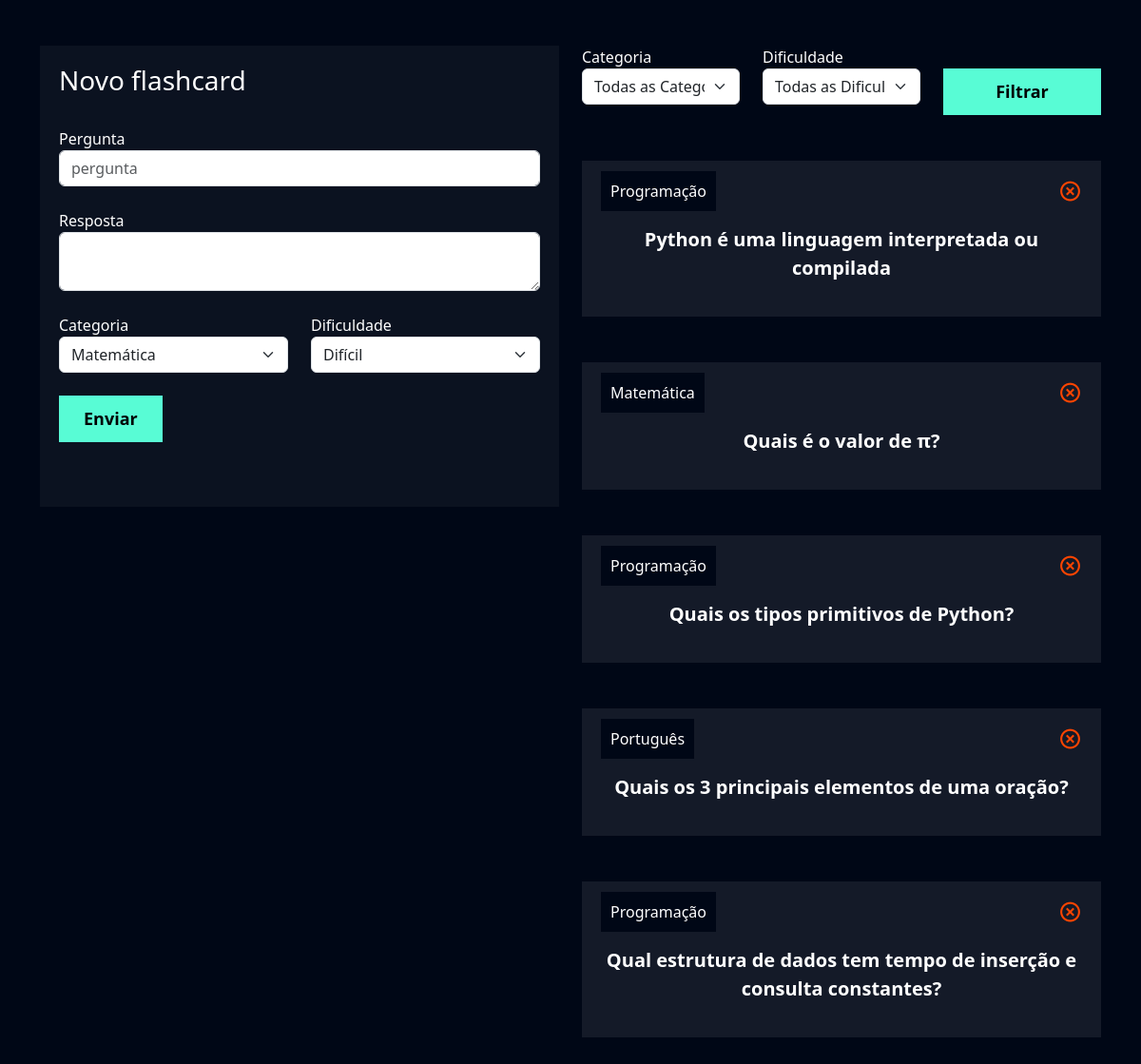
Page /flashcard/novo_flashcard/ (signed in) on the committed database.
### flashcard/models.py (models this page shows, shortened)
class Flashcard(models.Model):
    DIFICULDADE_CHOICES = (('D', 'Difícil'), ('M', 'Médio'), ('F', 'Fácil'))
    user = models.ForeignKey(User, on_delete=models.DO_NOTHING)
    pergunta = models.CharField(max_length=100)
    resposta = models.TextField()
    categoria = models.ForeignKey(Categoria, on_delete=models.DO_NOTHING)
    dificuldade = models.CharField(max_length=1, choices=DIFICULDADE_CHOICES)

class Categoria(models.Model):
    nome = models.CharField(max_length=20)
    def __str__(self):
        return self.nome

### flashcard/views.py (the view, shortened to what this page needs)
# urls.py: path('novo_flashcard/', views.novo_flashcard, name="novo_flashcard"),
def novo_flashcard(request):
    if not request.user.is_authenticated:
        return redirect('/usuarios/logar')
    if request.method == "GET":
        categorias = Categoria.objects.all()
        dificuldades = Flashcard.DIFICULDADE_CHOICES
        flashcards = Flashcard.objects.filter(user=request.user)
        categoria_filtrar = request.GET.get('categoria')
        dificuldade_filtrar = request.GET.get('dificuldade')
        if categoria_filtrar:
            flashcards = flashcards.filter(categoria__id = categoria_filtrar)
        if dificuldade_filtrar:
            flashcards = flashcards.filter(dificuldade = dificuldade_filtrar)
        return render(request, 'novo_flashcard.html', {'categorias': categorias,'dificuldades': dificuldades, 'flashcards': flashcards})

### flashcard/templates/novo_flashcard.html (shortened to what this page needs)
{% extends "base.html" %}
{% load static %}
{% block 'cabecalho' %}
 <link href="{% static 'usuarios/css/cadastro.css' %}" rel="stylesheet">
 <link href='https://unpkg.com/boxicons@2.1.4/css/boxicons.min.css' rel='stylesheet'>
 <link href="{% static 'flashcard/css/novo_flashcard.css' %}" rel="stylesheet">
{% endblock 'cabecalho' %}
{% block 'conteudo' %}
    <div class="container">
        <br>
        <br>
        <div class="row">
            <div class="col-md">
                <div class="box-form">
                    <form action="{% url 'novo_flashcard' %}" method="POST"> {% csrf_token %}
                            <h3>Novo flashcard</h3>
                        <br>
                        <label>Pergunta</label>
                        <input type="text" class="form-control" placeholder="pergunta" name="pergunta">
                        <br>
                        <label>Resposta</label>
                        <textarea class="form-control" name="resposta"></textarea>
                        <br>
                        <div class="row">
                            <div class="col-md">
                                <label for="">Categoria</label>
                                <select class="form-select" name="categoria">
                                    {% for categoria in categorias %}
                                        <option value="{{ categoria.id }}">{{ categoria.nome }}</option>
                                    {% endfor %}
                                </select>
                            </div>
                            <div class="col-md">
                                <label for="">Dificuldade</label>
                                <select class="form-select" name="dificuldade">
                                    {% for dificuldade in dificuldades %}
                                        <option value="{{dificuldade.0}}">{{dificuldade.1}}</option>
                                    {% endfor %}
                                </select>
                            </div>
                        </div>
                        <br>
                        <input type="submit" value="Enviar" class="btn-cadastro">
                        <br>
                        <br>
                        <br>
                    </form>
                </div>
            </div>
            <div class="col-md">
                <form action="{% url 'novo_flashcard' %}" method="GET">{% csrf_token %}
                    <div class="row">
                        <div class="col-md">
                            <label for="">Categoria</label>
                            <select name="categoria" id="" class="form-select">
                                <option value="">Todas as Categorias</option>
                            </select>
                        </div>
                        <div class="col-md">
                            <label for="">Dificuldade</label>
                            <select name="dificuldade" id="" class="form-select">
                                <option value="">Todas as Dificuldades</option>
                            </select>
                        </div>
                        <div class="col-md">
                            <br>
                            <input type="submit" style="width: 100%" value="Filtrar" class="btn-cadastro">
                        </div>
                    </div>
                </form>
                <br>
                <br>
                {% for flash in flashcards %}
                    <div class="box-new-flashcard" onclick="flip_card({{flash.id}})">
                        <div class="flashcard ">
                            <div class="flashcard-categoria">
                                {{flash.categoria}}
                            </div>
                            <a href="{% url 'deletar_flashcard' flash.id %}"><i class='icone-exit bx bx-x-circle'></i></a>
                            <br>
                            <br>
                            <div class="flashcard-box-item">
                                <p class="flashcard-item">{{flash.pergunta}}</p>
                            </div>
                        </div>
                    </div>
                    <br>
                    <br>
                {% endfor %}
            </div>
        </div>
    </div>
{% endblock 'conteudo' %}

### templates/static/geral/css/base.css (style rules this page uses)
:root { --main-color: #0b1526; --dark-color: #000716; --secondary-dark-color: rgb(15, 2, 26); --light-color: #00c1f3; --contrast-color: #f4c96b; --differential-color: #58fcd5; }
body { background-color: var(--dark-color) !important; color: white !important; }

### templates/static/usuarios/css/cadastro.css (style rules this page uses)
* { margin: 0; padding: 0; }
.box-form { padding: 20px; background-color: rgba(217,217,217, .05); color: white !important; }
.btn-cadastro { padding: 10px; background-color: #58fcd5; border: none; border: 1px solid #58fcd5; font-size: 18px; font-weight: bold; padding-left: 25px; padding-right: 25px; }

### templates/static/flashcard/css/novo_flashcard.css (style rules this page uses)
.flashcard { background-color: rgba(255, 255, 255, .08); padding: 20px; }
.flashcard-box-item { text-align: center; }
.flashcard p { font-size: 20px; font-weight: bold; cursor: pointer; }
.flashcard-categoria { background-color: var(--dark-color); display: inline; padding: 10px; }
.icone-exit { float: right; font-size: 25px; color: orangered; }

### rows in the picture
Flashcard: categoria "Programação", pergunta "Python é uma linguagem interpretada ou compilada"
Flashcard: categoria "Matemática", pergunta "Quais é o valor de π?"
Flashcard: categoria "Programação", pergunta "Quais os tipos primitivos de Python?"
Flashcard: categoria "Português", pergunta "Quais os 3 principais elementos de uma oração?"
Flashcard: categoria "Programação", pergunta "Qual estrutura de dados tem tempo de inserção e consulta constantes?"

### other values in the picture
form field categoria "Matemática"
form field dificuldade "Difícil"
